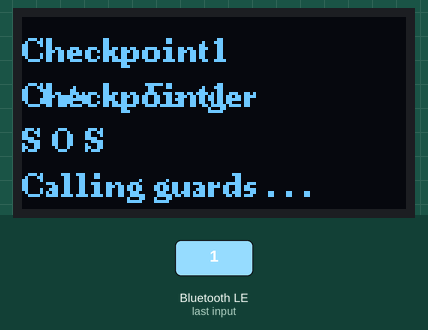
This sketch was run on a simulated Arduino Nano, built with avr-gcc and run on an emulated ATmega328P. Parts: 128×64 one-colour display. The test bench sets the inputs (shaded band). Nothing arrives over Bluetooth unless stated; a phone connects over Bluetooth LE 3 s after start; what the sketch prints to the serial monitor is not drawn.

3.9 s: Bluetooth LE write "1" received
Above: at 5.3 s.
Timing chart, 0 to 6.9 s (numbered marks = the images above; inputs shaded):
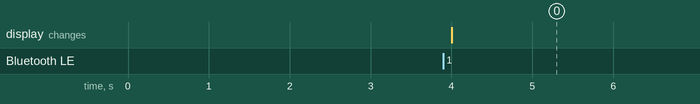

Measured:
- after the input at 3.9 s, the display: changes after 0.10 s (image 0)

The sketch:

XIAOESP32C3_BLEwrite.ino
```cpp
#include <ArduinoBLE.h>
#include <U8g2lib.h>

#ifdef U8X8_HAVE_HW_SPI
#include <SPI.h>
#endif
#ifdef U8X8_HAVE_HW_I2C
#include <Wire.h>
#endif

U8G2_SSD1306_128X64_NONAME_F_SW_I2C u8g2(U8G2_R0, /* clock=*/ SCL, /* data=*/ SDA, /* reset=*/ U8X8_PIN_NONE);    //Low spped I2C


#define BLE_UUID_TEST_SERVICE               "19b10000-0000-537e-4f6c-d104768a1214"
#define BLE_UUID_FILE_NAME                  "19b10000-3001-537e-4f6c-d104768a1214"

BLEService testService( BLE_UUID_TEST_SERVICE );
BLEStringCharacteristic fileNameCharacteristic( BLE_UUID_FILE_NAME, BLERead | BLEWrite, 20 );

String fileName = "";


void setup()
{
  Serial.begin( 9600 );
  while ( !Serial );

  BLE.begin();
  u8g2.begin();

  // set advertised local name and service UUID:
  BLE.setDeviceName( "Arduino Nano 33 BLE" );
  BLE.setLocalName( "Arduino Nano 33 BLE" );
  BLE.setAdvertisedService( testService );

  // BLE add characteristics
  testService.addCharacteristic( fileNameCharacteristic );

  // add service
  BLE.addService( testService );

  // set the initial value for the characeristic:
  fileNameCharacteristic.writeValue( fileName );

  // start advertising
  BLE.advertise();

}

void loop()
{
  // listen for BLE peripherals to connect:
  BLEDevice central = BLE.central();

  if ( central )
  {
    Serial.print( "Connected to central: " );
    Serial.println( central.address() );

    while ( central.connected() )
    {
      if ( fileNameCharacteristic.written() )
      {
        fileName = fileNameCharacteristic.value();
        Serial.print( "New file name: " );
        Serial.println( fileName );
        if (fileName = "Emergency!!"){
          u8g2.clearBuffer();                   // clear the internal memory
          u8g2.setFont(u8g2_font_ncenB08_tr);   // choose a suitable font
          u8g2.drawStr(0,15,"Checkpoint1");
          u8g2.drawStr(0,30,"Status : Danger");
          u8g2.drawStr(0,45,"S O S");
          u8g2.drawStr(0,60,"Calling guards . . .");
          u8g2.drawStr(0,30,"Checkpoint1");
          u8g2.sendBuffer();
          delay(5000);
          u8g2.clearBuffer();
          u8g2.sendBuffer();
        }
      }
    }

    Serial.print( F( "Disconnected from central: " ) );
    Serial.println( central.address() );
  }
}
```
